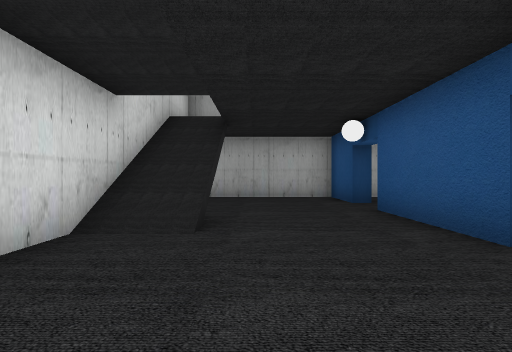
view 1 (above)

13 first-person views from a walk through a scene from a Unity 3-D project. The camera is 1.4 m above the floor, looks level and sees 85° across. The floor is counted in squares, 2 m on a side. Each view is taken from the middle of a square. On the plan, view 1 faces up. The plan holds only what a view shows up to about 9 squares ahead; the rest is blank. The place goes on beyond the plan. The player is left out.

view 2
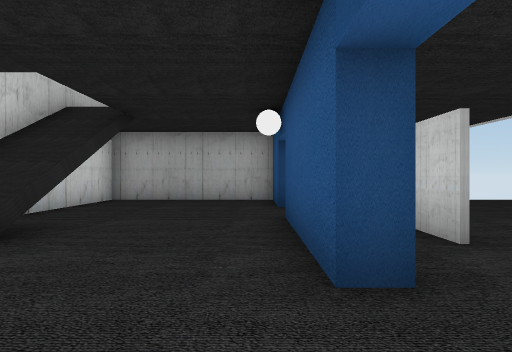

view 3
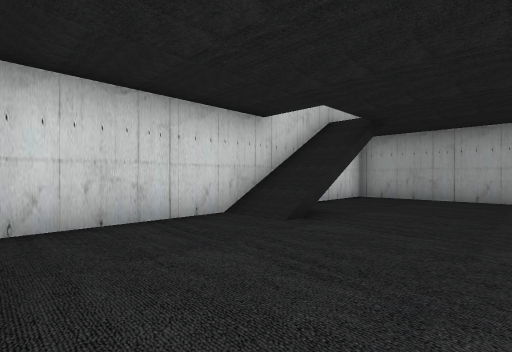

view 4
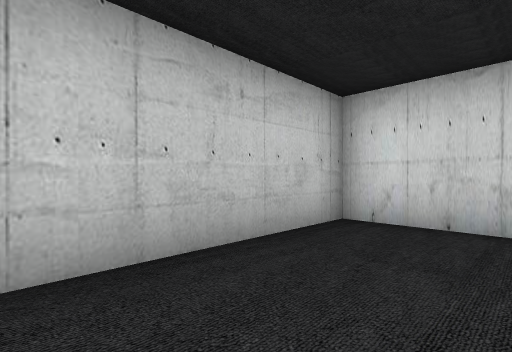

view 5
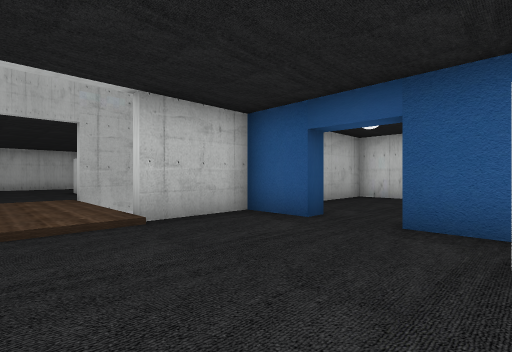

view 6
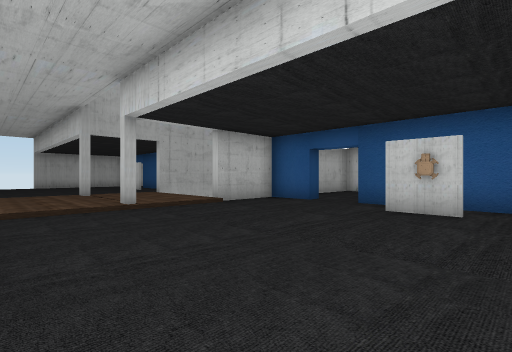

view 7
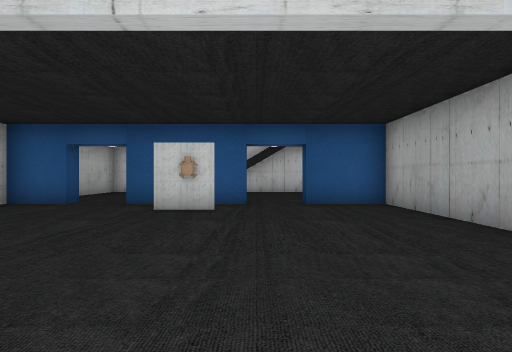

view 8
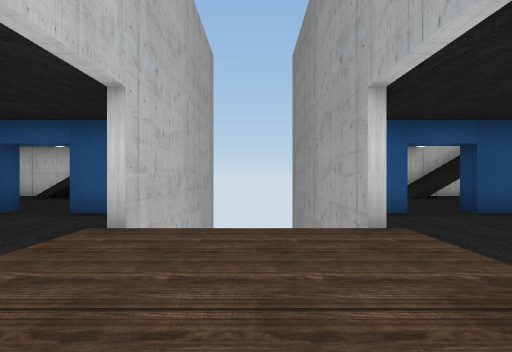

view 9
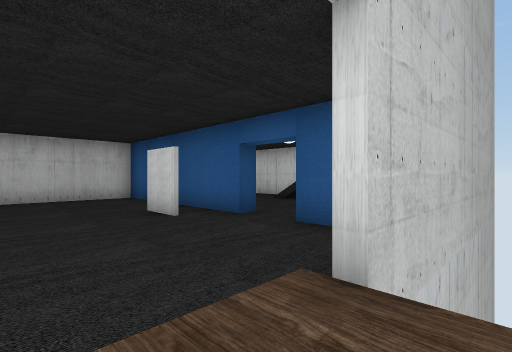

view 10
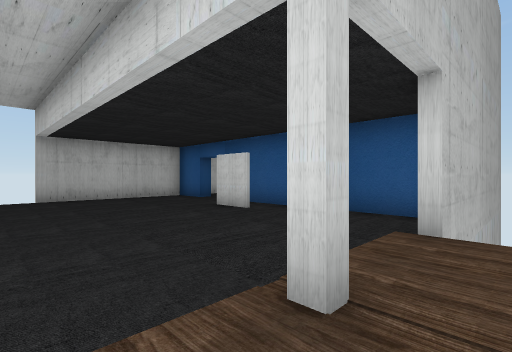

view 11
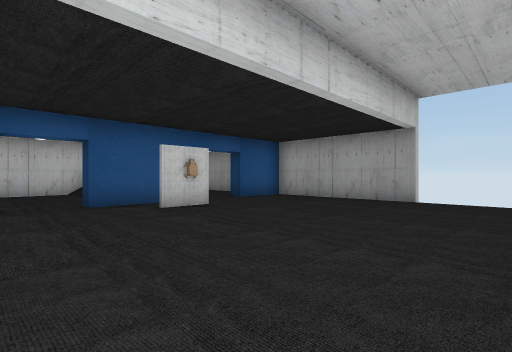

view 12
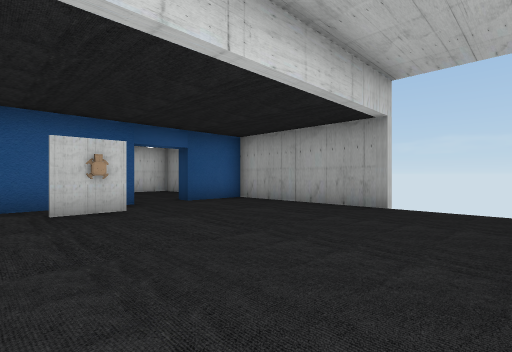

view 13
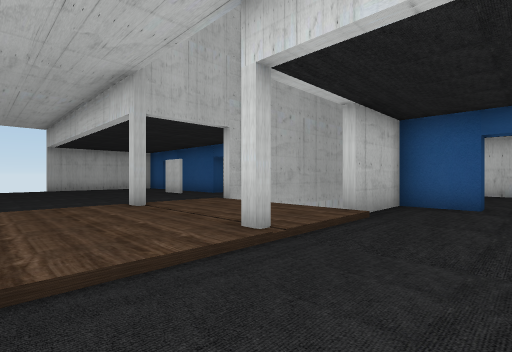

### Floor plan
Key: @ floor where view 1 was taken; # wall or solid block; . main floor; : floor 0.25 m higher than the main floor; / step, stairs or slope; B building; O other object.
Columns run from 3 left of view 1 to 10 right of it. Each row starts with its distance up from view 1.
 10 ###########
  9 #.....#.......
  8 #.....#.......
  7 #.............
  6 ##/...........
  5 #//...#O......
  4 #//...##......
  3 #.....#.......
  2 #.............
  1 #.....#.......
  0 #..@..#..//#//
 -1 #########:::::
 -2          :::::
 -3          :::::
 -4  BBBBBBBB::B::
 -5       B
 -6       B
 -7
 -8       B
 -9       BB
-10       B
-11
-12       B
-13       B
-14        BBBBB

Positions as (right, up) in squares from view 1, and headings:
1: (0, 0), facing up
2: (2, 1), facing up
3: (2, 0), facing up-left
4: (2, 2), facing down-left
5: (7, 4), facing down-left
6: (10, 6), facing down-left
7: (10, 6), facing left
8: (9, -2), facing left
9: (7, -3), facing down-left
10: (9, -3), facing down-left
11: (10, 1), facing up-left
12: (10, 3), facing up-left
13: (10, 2), facing down-left
